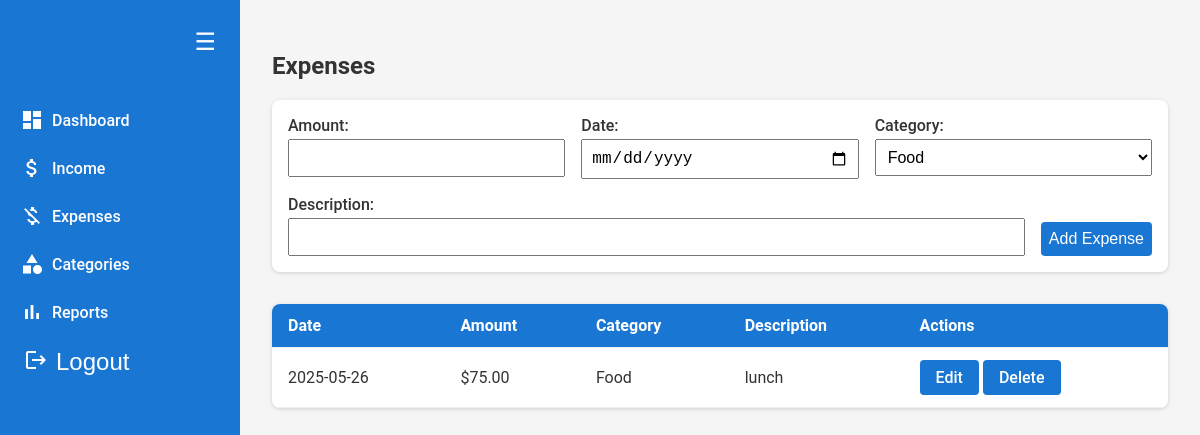
/expenses (signed in), run on the app's committed database.
### models/expense.py (models this page shows, shortened)
class Expense(db.Model):
    __tablename__ = "expenses"
    id = db.Column(db.Integer, primary_key=True)
    amount = db.Column(db.Numeric(10, 2), nullable=False)
    date = db.Column(db.Date, default=datetime.utcnow, nullable=False)
    description = db.Column(db.String(255))
    user_id = db.Column(db.Integer, db.ForeignKey("users.id"), nullable=False)
    category_id = db.Column(db.Integer, db.ForeignKey("categories.id"), nullable=False)
    category = db.relationship("Category", backref="expenses")

### models/category.py (models this page shows, shortened)
class Category(db.Model):
    __tablename__ = "categories"
    id = db.Column(db.Integer, primary_key=True)
    name = db.Column(db.String(100), nullable=False)
    type = db.Column(db.String(20), nullable=False)  # 'income' or 'expense'
    user_id = db.Column(db.Integer, db.ForeignKey("users.id"), nullable=False)

### routes/expenses.py (the view)
@expenses_bp.route("/expenses", methods=["GET"])
def expenses_page():
    user_id = session.get("user_id")
    if not user_id:
        return redirect("/login")
    categories = Category.query.filter_by(user_id=user_id, type="expense").all()
    expense_records = Expense.query.filter_by(user_id=user_id).order_by(Expense.date.desc()).all()
    return render_template("expenses.html", categories=categories, expense_records=expense_records)

### templates/expenses.html
{% extends "base.html" %}
{% block content %}
<h2>Expenses</h2>
<form id="expense-form" method="POST" action="/expenses/add">
  <label>Amount: <input type="number" name="amount" step="0.01" required /></label>
  <label>Date: <input type="date" name="date" required /></label>
  <label>Category:
    <select name="category_id" required>
      {% for category in categories %}
        <option value="{{ category.id }}">{{ category.name }}</option>
      {% endfor %}
    </select>
  </label>
  <label>Description: <input type="text" name="description" /></label>
  <button type="submit">Add Expense</button>
</form>
<table>
  <thead>
    <tr>
      <th>Date</th>
      <th>Amount</th>
      <th>Category</th>
      <th>Description</th>
      <th>Actions</th>
    </tr>
  </thead>
  <tbody>
    {% for expense in expense_records %}
    <tr>
      <td>{{ expense.date }}</td>
      <td>${{ expense.amount }}</td>
      <td>{{ expense.category.name }}</td>
      <td>{{ expense.description or "" }}</td>
      <td>
        <a class="btn" href="/expenses/edit/{{ expense.id }}">Edit</a>
        <a class="btn" href="/expenses/delete/{{ expense.id }}" onclick="return confirm('Delete this expense?')">Delete</a>
      </td>
    </tr>
    {% endfor %}
  </tbody>
</table>
{% endblock %}

### static/css/styles.css (style rules this page uses)
:root { --primary: #1976d2; --primary-dark: #1565c0; --background: #f5f5f5; --card-bg: #fff; --text: #333; --gray: #999; }
* { box-sizing: border-box; }
body { margin: 0; font-family: 'Roboto', sans-serif; background-color: var(--background); color: var(--text); display: flex; min-height: 100vh; }
form { background: var(--card-bg); padding: 1rem; margin-bottom: 2rem; border-radius: 8px; box-shadow: 0 1px 4px rgba(0, 0, 0, 0.15); display: flex; flex-wrap: wrap; gap: 1rem; }
form label { flex: 1 1 200px; display: flex; flex-direction: column; font-weight: 500; }
input, select, button { padding: 0.5rem; margin-top: 0.25rem; font-size: 1rem; }
button { background-color: var(--primary); color: white; border: none; border-radius: 4px; cursor: pointer; align-self: flex-end; transition: background-color 0.2s ease; }
table { width: 100%; background: var(--card-bg); border-collapse: collapse; border-radius: 8px; box-shadow: 0 1px 4px rgba(0, 0, 0, 0.15); overflow: hidden; }
thead { background-color: var(--primary); color: white; }
th, td { padding: 0.75rem 1rem; text-align: left; border-bottom: 1px solid #eee; }
.btn { display: inline-flex; align-items: center; gap: 0.5rem; padding: 0.5rem 1rem; background-color: var(--primary); color: white; text-decoration: none; border-radius: 4px; font-weight: 500; transition: background-color 0.2s ease; }

### data on the page
Expense: date "2025-05-26", amount "75.00", category.name "Food", description "lunch"

### other printed values
form field category_id "Food"
